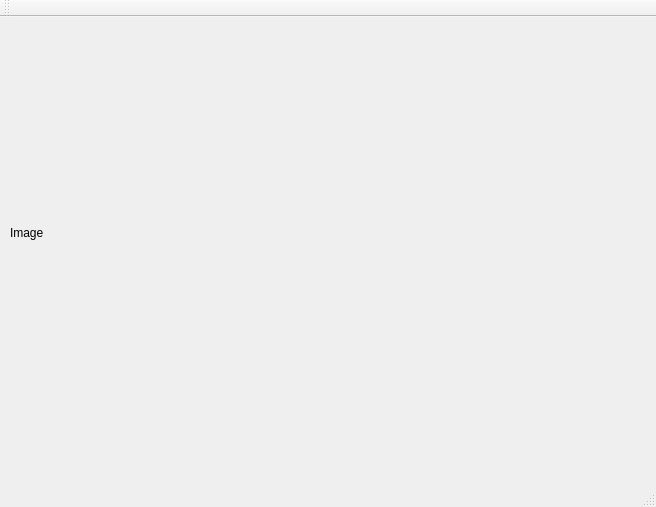
<?xml version="1.0" encoding="UTF-8"?>
<ui version="4.0">
 <class>TetrisMainWindow</class>
 <widget class="QMainWindow" name="TetrisMainWindow">
  <property name="geometry">
   <rect>
    <x>0</x>
    <y>0</y>
    <width>656</width>
    <height>507</height>
   </rect>
  </property>
  <property name="windowTitle">
   <string>TetrisMainWindow</string>
  </property>
  <widget class="QWidget" name="centralWidget">
   <widget class="QLabel" name="image_label">
    <property name="geometry">
     <rect>
      <x>10</x>
      <y>10</y>
      <width>661</width>
      <height>411</height>
     </rect>
    </property>
    <property name="text">
     <string>Image</string>
    </property>
   </widget>
  </widget>
  <widget class="QMenuBar" name="menuBar">
   <property name="geometry">
    <rect>
     <x>0</x>
     <y>0</y>
     <width>656</width>
     <height>22</height>
    </rect>
   </property>
  </widget>
  <widget class="QToolBar" name="mainToolBar">
   <attribute name="toolBarArea">
    <enum>TopToolBarArea</enum>
   </attribute>
   <attribute name="toolBarBreak">
    <bool>false</bool>
   </attribute>
  </widget>
  <widget class="QStatusBar" name="statusBar"/>
 </widget>
 <layoutdefault spacing="6" margin="11"/>
 <resources/>
 <connections/>
</ui>
